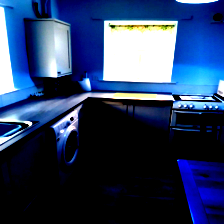
#> input picture debug_rgb_sample.png, 224 x 224 px
$ python compose_panels.py ../debug_rgb_sample.png --out out.png
#> lines starting #> are read from the running program, lines starting #| are printed output that depends on the picture
"""Stack horizontal panel strips (as written by the viz tools) into one figure image.

Each input PNG is a row of equal-width panels (GT | model A | model B ...). Options select which panel
columns to keep, in which order, add a header row with column labels, per-row labels in a left margin,
column / row GROUPS (a spanning label plus a thin black divider between groups, e.g. "Baselines" vs "Ours",
or the dataset of each block of rows), and stack the rows with a thin gap. Output: PNG (and JPG if --jpg).

  python tools/compose_panels.py --out figures/fig5.png --panel-aspect 1.3333 \
      --labels "Ground truth,OPDFormer-C,...,ARTHUR" --row-labels "out of distribution,in distribution,..." \
      --col-groups "Baselines:1-6,Ours:7-8" --row-groups "ARCTIC:0-1,EPIC:2,HOI4D:3-4" row1.png row2.png ...
Group ranges are 0-based inclusive indices over the KEPT columns / the input rows.
"""
import argparse
import os

import cv2
import numpy as np

FONT = cv2.FONT_HERSHEY_SIMPLEX
INK = (20, 20, 20)


def parse_groups(spec):
    """'Name:a-b,Name2:c' -> [(name, a, b), ...]"""
    out = []
    for part in (spec or "").split(","):
        if not part.strip():
            continue
        name, rng = part.rsplit(":", 1)
        a, _, b = rng.partition("-")
        out.append((name.strip(), int(a), int(b or a)))
    return out


def text_w(txt, scale, thick):
    return cv2.getTextSize(txt, FONT, scale, thick)[0]


def vertical_label(txt, height, width, scale, thick):
    strip = np.full((width, height, 3), 255, np.uint8)   # drawn horizontally, rotated to read bottom-up
    tw, th = text_w(txt, scale, thick)
    cv2.putText(strip, txt, ((height - tw) // 2, (width + th) // 2), FONT, scale, INK, thick, cv2.LINE_AA)
    return cv2.rotate(strip, cv2.ROTATE_90_COUNTERCLOCKWISE)


def main():
    ap = argparse.ArgumentParser()
    ap.add_argument("inputs", nargs="+")
    ap.add_argument("--out", required=True)
    ap.add_argument("--cols", default=None, help="comma-separated panel column indices to keep, in order (default all)")
    ap.add_argument("--labels", default=None, help="comma-separated column labels for a header row")
    ap.add_argument("--panel-width", type=int, default=None, help="width of one panel in the strips (default: height x --panel-aspect)")
    ap.add_argument("--panel-aspect", type=float, default=1.0, help="panel width / height when --panel-width is not given (4:3 crops: 1.3333)")
    ap.add_argument("--gap", type=int, default=8)
    ap.add_argument("--group-gap", type=int, default=22, help="gap at a group boundary (the divider line sits in its middle)")
    ap.add_argument("--line", type=int, default=3, help="divider line thickness")
    ap.add_argument("--row-height", type=int, default=360, help="resize every row to this height")
    ap.add_argument("--strip-header", type=int, default=0, help="crop this many pixels off the top of each panel (removes the burnt-in text)")
    ap.add_argument("--row-labels", default=None, help="comma-separated per-row labels, drawn rotated in a left margin (e.g. in / out of distribution)")
    ap.add_argument("--col-groups", default=None, help='column groups "Name:a-b,..." (kept-column indices): spanning label above the column labels + divider')
    ap.add_argument("--row-groups", default=None, help='row groups "Name:a-b,..." (input-row indices): label in the outer left margin + divider')
    ap.add_argument("--row-captions", default=None, help="'|'-separated per-row captions drawn centred under each row (e.g. the prompt)")
    ap.add_argument("--jpg", action="store_true")
    a = ap.parse_args()
    rows = []
    for f in a.inputs:
        im = cv2.imread(f)
#> im is the input picture: shape (224, 224, 3); mean B, G, R 100.2, 62.6, 43.4
        if im is None:
            raise SystemExit(f"cannot read {f}")
        h, w = im.shape[:2]
#> h = 224; w = 224
        pw = a.panel_width or int(round(h * a.panel_aspect))
#> pw = 224
        n = w // pw
#> n = 1
        panels = [im[:, i * pw:(i + 1) * pw] for i in range(n)]
#> panels = 1 item
        if a.strip_header:
            panels = [p[a.strip_header:] for p in panels]
        if a.cols:
            keep = [int(c) for c in a.cols.split(",")]
            panels = [panels[c] for c in keep]
        ph = panels[0].shape[0]
#> ph = 224
        scale = a.row_height / ph
#> scale = 1.61
        panels = [cv2.resize(p, (int(round(p.shape[1] * scale)), a.row_height), interpolation=cv2.INTER_AREA) for p in panels]
        rows.append(panels)
    ncol = len(rows[0]); nrow = len(rows)
#> after `ncol = len(rows[0])`: ncol = 1
#> after `nrow = len(rows)`: nrow = 1
    colw = [max(r[c].shape[1] for r in rows) for c in range(ncol)]
#> colw = [360]
    col_groups = parse_groups(a.col_groups); row_groups = parse_groups(a.row_groups)
    col_bounds = {b for _, _, b in col_groups if b < ncol - 1} | {s - 1 for _, s, _ in col_groups if s > 0}
#> col_bounds = 0 items
    row_bounds = {b for _, _, b in row_groups if b < nrow - 1} | {s - 1 for _, s, _ in row_groups if s > 0}
#> row_bounds = 0 items
    # x offsets of the columns (extra gap after a group boundary), y offsets of the rows
    label_margin = 40 if a.row_labels else 0
    group_margin = 52 if row_groups else 0
    x_left = group_margin + label_margin + a.gap
    xs = []; x = x_left
    for c in range(ncol):
        xs.append(x); x += colw[c] + (a.group_gap if c in col_bounds else a.gap)
#> this loop made 1 pass
#> x on pass 1: 376
#> after the loop, x = 376; xs = [8]
    W = x - (a.group_gap if (ncol - 1) in col_bounds else a.gap) + a.gap
#> W = 376
    header_labels = 44 if a.labels else 0
    header_groups = 46 if col_groups else 0
    y_top = header_groups + header_labels + a.gap
    captions = a.row_captions.split("|") if a.row_captions else []
    cap_h = 46 if captions else 0
    ys = []; y = y_top
    for r in range(nrow):
        ys.append(y); y += a.row_height + cap_h + (a.group_gap if r in row_bounds else a.gap)
#> this loop made 1 pass
#> after the loop, y = 376; ys = [8]
    H = y - (a.group_gap if (nrow - 1) in row_bounds else a.gap) + a.gap
#> H = 376
    canvas = np.full((H, W, 3), 255, np.uint8)
#> canvas: shape (376, 376, 3); every value is 255
    # panels
    for r, panels in enumerate(rows):
        for c, p in enumerate(panels):
            canvas[ys[r]:ys[r] + p.shape[0], xs[c]:xs[c] + p.shape[1]] = p
#> this loop made 1 pass
#> r on pass 1: 0
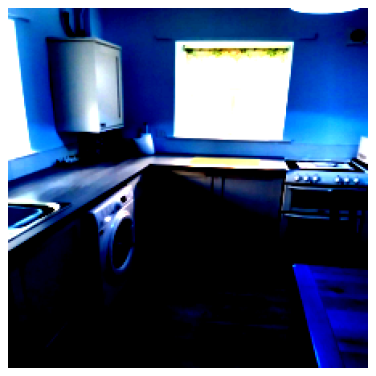
#> canvas: shape (376, 376, 3); mean of channels 0, 1, 2 113.1, 78.6, 61; drawn as B, G, R
    # row captions (under each row, centred over the panel span)
    for r in range(nrow):
        if captions and r < len(captions) and captions[r]:
            txt = captions[r]; tw, th = text_w(txt, 0.95, 2)
            cv2.putText(canvas, txt, ((x_left + W - a.gap - tw) // 2, ys[r] + a.row_height + 34), FONT, 0.95, INK, 2, cv2.LINE_AA)
    # column labels
    if a.labels:
        labels = a.labels.split(",")
        for c in range(ncol):
            txt = labels[c] if c < len(labels) else ""
            tw, th = text_w(txt, 0.9, 2)
            cv2.putText(canvas, txt, (xs[c] + (colw[c] - tw) // 2, header_groups + 32), FONT, 0.9, INK, 2, cv2.LINE_AA)
    # column groups: spanning label + divider between groups
    for name, s, e in col_groups:
        x0, x1 = xs[s], xs[e] + colw[e]
        tw, th = text_w(name, 1.0, 2)
        cv2.putText(canvas, name, ((x0 + x1 - tw) // 2, 30), FONT, 1.0, INK, 2, cv2.LINE_AA)
        cv2.line(canvas, (x0, 40), (x1, 40), INK, 2, cv2.LINE_AA)
    for c in col_bounds:
        xm = xs[c] + colw[c] + a.group_gap // 2
        cv2.line(canvas, (xm, y_top), (xm, H - a.gap), INK, a.line, cv2.LINE_AA)
#> this loop made 0 passes
    # row labels (inner margin) and row groups (outer margin + divider between groups)
    row_labels = a.row_labels.split(",") if a.row_labels else []
    for r in range(nrow):
        if row_labels:
            txt = row_labels[r] if r < len(row_labels) else ""
            canvas[ys[r]:ys[r] + a.row_height, group_margin:group_margin + label_margin] = vertical_label(txt, a.row_height, label_margin, 0.8, 2)
    for name, s, e in row_groups:
        y0, y1 = ys[s], ys[e] + a.row_height
        canvas[y0:y1, 0:group_margin] = vertical_label(name, y1 - y0, group_margin, 1.0, 2)
    for r in row_bounds:
        ym = ys[r] + a.row_height + cap_h + a.group_gap // 2
        cv2.line(canvas, (x_left - a.gap, ym), (W - a.gap, ym), INK, a.line, cv2.LINE_AA)
    os.makedirs(os.path.dirname(a.out) or ".", exist_ok=True)
    cv2.imwrite(a.out, canvas)
    if a.jpg:
        cv2.imwrite(os.path.splitext(a.out)[0] + ".jpg", canvas, [cv2.IMWRITE_JPEG_QUALITY, 92])
    print("wrote", a.out, canvas.shape)
#| wrote out.png (376, 376, 3)


if __name__ == "__main__":
    main()
